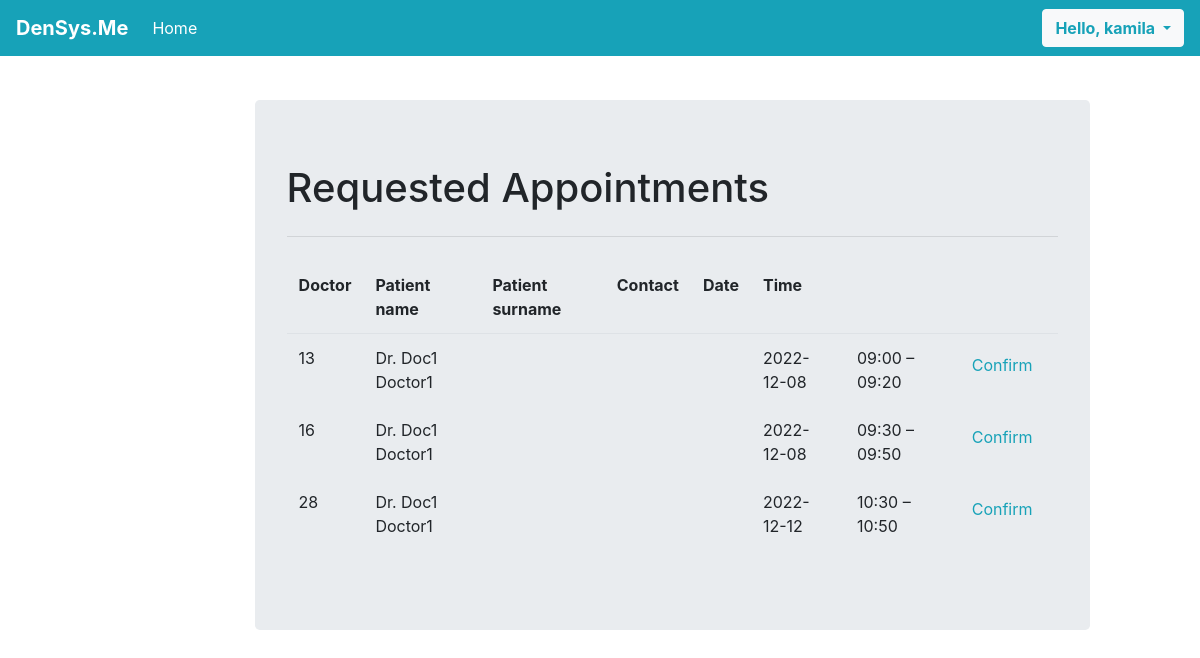
Before: /requested_appointments/ (signed in) with the older database file.
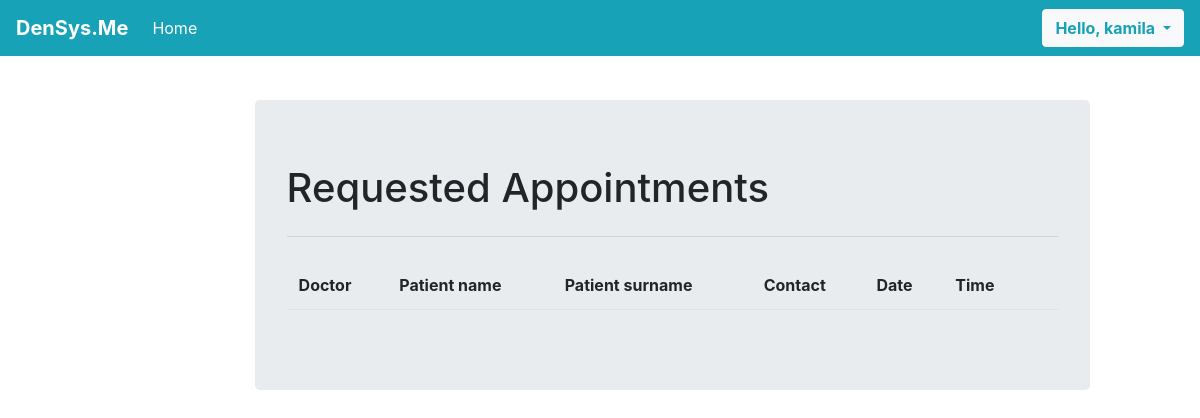
After: the same page with the newer database file.
### sys_base/models.py (models this page shows, shortened)
class Appointment(models.Model):
    class Meta:
        unique_together = ('doctor', 'date', 'timeslot')
    TIMESLOT_LIST = (
        ('09:00 – 09:30', '09:00 – 09:30'),
        ('10:00 – 10:30', '10:00 – 10:30'),
        ('11:00 – 11:30', '11:00 – 11:30'),
        ('12:00 – 12:30', '12:00 – 12:30'),
        ('13:00 – 13:30', '13:00 – 13:30'),
        ('14:00 – 14:30', '14:00 – 14:30'),
        ('15:00 – 15:30', '15:00 – 15:30'),
        ('16:00 – 16:30', '16:00 – 16:30'),
        ('17:00 – 17:30', '17:00 – 17:30'),
    )
    DATE_LIST=[]
    for i in range(0,7):
        day = date.today() + timedelta(days=i)
        DATE_LIST.append((str(day), str(day)))
    doctor = models.ForeignKey(Doctor, on_delete=models.CASCADE, null=True)
    patient = models.ForeignKey(Patient, on_delete=models.CASCADE, null=True)
    patient_iin = models.CharField(max_length=60, blank=True)
    date = models.CharField(choices=DATE_LIST, max_length=60)
    timeslot = models.CharField(choices=TIMESLOT_LIST, max_length=60)
    prescription = models.TextField(blank=True)
    status = models.CharField(blank=True, default='unscheduled', max_length=30)

class Doctor(models.Model):
    account = models.OneToOneField(
        settings.AUTH_USER_MODEL,
        on_delete=models.CASCADE,
        blank=True,
        null=True,
    )
    date_of_birth = models.DateField()
    iin = models.CharField(max_length = 12, validators = [validators.MinLengthValidator(12), charfield_is_number_validator])
    name = models.CharField(max_length = 30)
    surname = models.CharField(max_length = 30)
    middlename = models.CharField(max_length = 30, blank=True, default='')
    contact_number = models.CharField(
        max_length = 11,
        validators = [
            validators.RegexValidator(
                "^\\+?\\d{1,4}?[-.\\s]?\\(?\\d{1,3}?\\)?[-.\\s]?\\d{1,4}[-.\\s]?\\d{1,4}[-.\\s]?\\d{1,9}$",
                message = "Incorrect Phone Number"
            ),
            validators.MinLengthValidator(11)
        ]
    )
    department_id = models.PositiveIntegerField()
    specialization_details_id = models.CharField(max_length = 30)
    experience = models.PositiveIntegerField(validators = [validators.MaxValueValidator(100)])
    photo_doctor = models.ImageField(upload_to = user_directory_path, null=True, default = 'null')
    category_doctor = models.CharField(max_length = 10)
    price_of_appointment = models.PositiveIntegerField()
    schedule_details = models.CharField(max_length = 30)
    degree = models.CharField(max_length = 10)
    rating = models.DecimalField(decimal_places = 1, max_digits = 2 ,validators = [validators.MinValueValidator(0.0), validators.MaxValueValidator(10.0)])
    address_doctor = models.CharField(max_length = 30, blank=True)
    def __str__(self):
        return "Dr. %s %s" % (self.surname, self.name)

### sys_base/views.py (the view)
# urls.py: path('requested_appointments/', views.requested_appointments, name='requested_appointments'),
def requested_appointments(request):
    context = {}
    if request.user.is_superuser:
        context['usertype'] = 'admin'
        appointments = Appointment.objects.filter(status='requested')
        context['appointments'] = appointments
    elif hasattr(request.user, 'doctor'):
        context['usertype'] = 'Doctor'
        appointments = Appointment.objects.filter(doctor__account__username = request.user.username, status='confirmed')
        context['appointments'] = appointments
    elif hasattr(request.user, 'patient'):
        context['usertype'] = 'Patient'
        appointments = Appointment.objects.filter(patient__account__username = request.user.username)
        context['appointments'] = appointments
    else:
        context['usertype'] = 'Admin'
        appointments = Appointment.objects.all()
        context['appointments'] = appointments
    return render(request, "sys_base/requested_appointments.html", context)

### sys_base/templates/sys_base/requested_appointments.html (shortened to what this page needs)
{% extends "sys_base/base.html" %}
{% block content %}
<div class="container p-t-5">
    <div class="col-md-12 offset-md-1 mt-5">
      <div class="jumbotron" style="margin-top:100px">
        {% if usertype == 'admin' %}
<h1 class="display-8">Requested Appointments</h1>
        <hr class="my-4">
        <table class="table table-borderless">
            <thead class="border-bottom font-weight-bold">
                <tr>
                    <td>Doctor</td>
                    <td>Patient name</td>
                    <td>Patient surname</td>
                    <td>Contact</td>
                    <td>Date</td>
                    <td>Time</td>
                    <td></td>
                </tr>
            </thead>
            <tbody>
                {% for app in appointments %}
                    <tr>
                        <td>{{app.id}}</td>
                        <td>{{app.doctor}}</td>
                        <td>{{app.patient_name}}</td>
                        <td>{{app.patient_surname}}</td>
                        <td>{{app.patient_contact}}</td>
                        <td>{{app.date}}</td>
                        <td>{{app.timeslot}}</td>
                        <td>
                            <form action="{% url 'app_confirm' app.id %}" method="post" class="d-inline">
                                <button type="submit" class="btn text-info"> Confirm
                                </button>
                            </form>
                        </td>
                    </tr>
                {% endfor %}
            </tbody>
        </table>
        {% endif %}
</div>
</div>
</div>
{% endblock content %}

Changed rows visible on the page:
no longer on this page (row edited): Appointment: id "13", doctor "Dr. Doc1 Doctor1", date "2022-12-08", timeslot "09:00 – 09:20"
no longer on this page (row edited): Appointment: id "16", doctor "Dr. Doc1 Doctor1", date "2022-12-08", timeslot "09:30 – 09:50"
no longer on this page (row edited): Appointment: id "28", doctor "Dr. Doc1 Doctor1", date "2022-12-12", timeslot "10:30 – 10:50"
